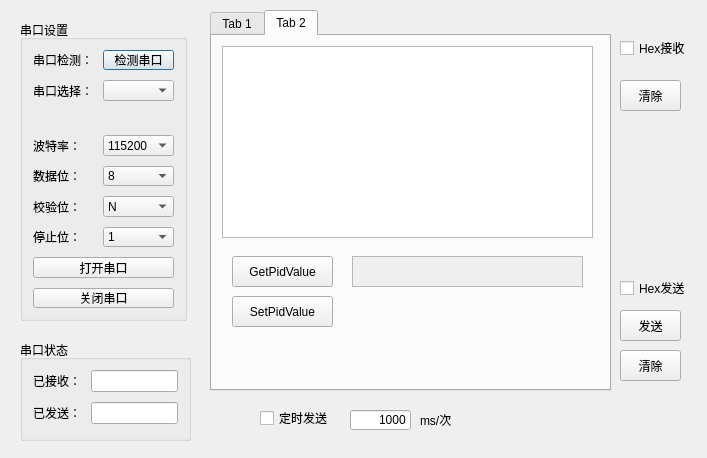
<?xml version="1.0" encoding="UTF-8"?>
<ui version="4.0">
 <class>Form</class>
 <widget class="QWidget" name="Form">
  <property name="geometry">
   <rect>
    <x>0</x>
    <y>0</y>
    <width>707</width>
    <height>458</height>
   </rect>
  </property>
  <property name="windowTitle">
   <string>Form</string>
  </property>
  <widget class="QGroupBox" name="formGroupBox">
   <property name="geometry">
    <rect>
     <x>20</x>
     <y>20</y>
     <width>167</width>
     <height>301</height>
    </rect>
   </property>
   <property name="title">
    <string>串口设置</string>
   </property>
   <layout class="QFormLayout" name="formLayout">
    <property name="horizontalSpacing">
     <number>10</number>
    </property>
    <property name="verticalSpacing">
     <number>10</number>
    </property>
    <property name="leftMargin">
     <number>10</number>
    </property>
    <property name="topMargin">
     <number>10</number>
    </property>
    <property name="rightMargin">
     <number>10</number>
    </property>
    <property name="bottomMargin">
     <number>10</number>
    </property>
    <item row="0" column="0">
     <widget class="QLabel" name="s1__lb_1">
      <property name="text">
       <string>串口检测：</string>
      </property>
     </widget>
    </item>
    <item row="0" column="1">
     <widget class="QPushButton" name="s1__box_1">
      <property name="text">
       <string>检测串口</string>
      </property>
      <property name="autoRepeatInterval">
       <number>100</number>
      </property>
      <property name="default">
       <bool>true</bool>
      </property>
     </widget>
    </item>
    <item row="1" column="0">
     <widget class="QLabel" name="s1__lb_2">
      <property name="text">
       <string>串口选择：</string>
      </property>
     </widget>
    </item>
    <item row="1" column="1">
     <widget class="QComboBox" name="s1__box_2"/>
    </item>
    <item row="3" column="0">
     <widget class="QLabel" name="s1__lb_3">
      <property name="text">
       <string>波特率：</string>
      </property>
     </widget>
    </item>
    <item row="3" column="1">
     <widget class="QComboBox" name="s1__box_3">
      <item>
       <property name="text">
        <string>115200</string>
       </property>
      </item>
      <item>
       <property name="text">
        <string>2400</string>
       </property>
      </item>
      <item>
       <property name="text">
        <string>4800</string>
       </property>
      </item>
      <item>
       <property name="text">
        <string>9600</string>
       </property>
      </item>
      <item>
       <property name="text">
        <string>14400</string>
       </property>
      </item>
      <item>
       <property name="text">
        <string>19200</string>
       </property>
      </item>
      <item>
       <property name="text">
        <string>38400</string>
       </property>
      </item>
      <item>
       <property name="text">
        <string>57600</string>
       </property>
      </item>
      <item>
       <property name="text">
        <string>76800</string>
       </property>
      </item>
      <item>
       <property name="text">
        <string>12800</string>
       </property>
      </item>
      <item>
       <property name="text">
        <string>230400</string>
       </property>
      </item>
      <item>
       <property name="text">
        <string>460800</string>
       </property>
      </item>
     </widget>
    </item>
    <item row="4" column="0">
     <widget class="QLabel" name="s1__lb_4">
      <property name="text">
       <string>数据位：</string>
      </property>
     </widget>
    </item>
    <item row="4" column="1">
     <widget class="QComboBox" name="s1__box_4">
      <item>
       <property name="text">
        <string>8</string>
       </property>
      </item>
      <item>
       <property name="text">
        <string>7</string>
       </property>
      </item>
      <item>
       <property name="text">
        <string>6</string>
       </property>
      </item>
      <item>
       <property name="text">
        <string>5</string>
       </property>
      </item>
     </widget>
    </item>
    <item row="5" column="0">
     <widget class="QLabel" name="s1__lb_5">
      <property name="text">
       <string>校验位：</string>
      </property>
     </widget>
    </item>
    <item row="5" column="1">
     <widget class="QComboBox" name="s1__box_5">
      <item>
       <property name="text">
        <string>N</string>
       </property>
      </item>
     </widget>
    </item>
    <item row="7" column="0" colspan="2">
     <widget class="QPushButton" name="open_button">
      <property name="text">
       <string>打开串口</string>
      </property>
     </widget>
    </item>
    <item row="8" column="0" colspan="2">
     <widget class="QPushButton" name="close_button">
      <property name="text">
       <string>关闭串口</string>
      </property>
     </widget>
    </item>
    <item row="6" column="0">
     <widget class="QLabel" name="s1__lb_6">
      <property name="text">
       <string>停止位：</string>
      </property>
     </widget>
    </item>
    <item row="6" column="1">
     <widget class="QComboBox" name="s1__box_6">
      <item>
       <property name="text">
        <string>1</string>
       </property>
      </item>
     </widget>
    </item>
    <item row="2" column="0" colspan="2">
     <widget class="QLabel" name="state_label">
      <property name="text">
       <string/>
      </property>
      <property name="textFormat">
       <enum>Qt::AutoText</enum>
      </property>
      <property name="scaledContents">
       <bool>true</bool>
      </property>
      <property name="alignment">
       <set>Qt::AlignRight|Qt::AlignTrailing|Qt::AlignVCenter</set>
      </property>
     </widget>
    </item>
   </layout>
  </widget>
  <widget class="QPushButton" name="s3__send_button">
   <property name="geometry">
    <rect>
     <x>620</x>
     <y>310</y>
     <width>61</width>
     <height>31</height>
    </rect>
   </property>
   <property name="text">
    <string>发送</string>
   </property>
  </widget>
  <widget class="QPushButton" name="s3__clear_button">
   <property name="geometry">
    <rect>
     <x>620</x>
     <y>350</y>
     <width>61</width>
     <height>31</height>
    </rect>
   </property>
   <property name="text">
    <string>清除</string>
   </property>
  </widget>
  <widget class="QGroupBox" name="formGroupBox">
   <property name="geometry">
    <rect>
     <x>20</x>
     <y>340</y>
     <width>171</width>
     <height>101</height>
    </rect>
   </property>
   <property name="title">
    <string>串口状态</string>
   </property>
   <layout class="QFormLayout" name="formLayout_2">
    <property name="horizontalSpacing">
     <number>10</number>
    </property>
    <property name="verticalSpacing">
     <number>10</number>
    </property>
    <property name="leftMargin">
     <number>10</number>
    </property>
    <property name="topMargin">
     <number>10</number>
    </property>
    <property name="rightMargin">
     <number>10</number>
    </property>
    <property name="bottomMargin">
     <number>10</number>
    </property>
    <item row="0" column="0">
     <widget class="QLabel" name="label">
      <property name="text">
       <string>已接收：</string>
      </property>
     </widget>
    </item>
    <item row="1" column="0">
     <widget class="QLabel" name="label_2">
      <property name="text">
       <string>已发送：</string>
      </property>
     </widget>
    </item>
    <item row="0" column="1">
     <widget class="QLineEdit" name="lineEdit"/>
    </item>
    <item row="1" column="1">
     <widget class="QLineEdit" name="lineEdit_2"/>
    </item>
   </layout>
  </widget>
  <widget class="QCheckBox" name="hex_send">
   <property name="geometry">
    <rect>
     <x>620</x>
     <y>280</y>
     <width>71</width>
     <height>16</height>
    </rect>
   </property>
   <property name="text">
    <string>Hex发送</string>
   </property>
  </widget>
  <widget class="QCheckBox" name="hex_receive">
   <property name="geometry">
    <rect>
     <x>620</x>
     <y>40</y>
     <width>71</width>
     <height>16</height>
    </rect>
   </property>
   <property name="text">
    <string>Hex接收</string>
   </property>
  </widget>
  <widget class="QPushButton" name="s2__clear_button">
   <property name="geometry">
    <rect>
     <x>620</x>
     <y>80</y>
     <width>61</width>
     <height>31</height>
    </rect>
   </property>
   <property name="text">
    <string>清除</string>
   </property>
  </widget>
  <widget class="QCheckBox" name="timer_send_cb">
   <property name="geometry">
    <rect>
     <x>260</x>
     <y>410</y>
     <width>71</width>
     <height>16</height>
    </rect>
   </property>
   <property name="text">
    <string>定时发送</string>
   </property>
  </widget>
  <widget class="QLineEdit" name="lineEdit_3">
   <property name="geometry">
    <rect>
     <x>350</x>
     <y>410</y>
     <width>61</width>
     <height>20</height>
    </rect>
   </property>
   <property name="text">
    <string>1000</string>
   </property>
   <property name="alignment">
    <set>Qt::AlignRight|Qt::AlignTrailing|Qt::AlignVCenter</set>
   </property>
  </widget>
  <widget class="QLabel" name="dw">
   <property name="geometry">
    <rect>
     <x>420</x>
     <y>410</y>
     <width>54</width>
     <height>20</height>
    </rect>
   </property>
   <property name="text">
    <string>ms/次</string>
   </property>
  </widget>
  <widget class="QTabWidget" name="tabWidget">
   <property name="geometry">
    <rect>
     <x>210</x>
     <y>10</y>
     <width>401</width>
     <height>381</height>
    </rect>
   </property>
   <property name="currentIndex">
    <number>1</number>
   </property>
   <widget class="QWidget" name="tab1">
    <attribute name="title">
     <string>Tab 1</string>
    </attribute>
    <widget class="QGroupBox" name="verticalGroupBox">
     <property name="geometry">
      <rect>
       <x>10</x>
       <y>10</y>
       <width>371</width>
       <height>241</height>
      </rect>
     </property>
     <property name="title">
      <string>接受区</string>
     </property>
     <layout class="QVBoxLayout" name="verticalLayout">
      <property name="leftMargin">
       <number>10</number>
      </property>
      <property name="topMargin">
       <number>10</number>
      </property>
      <property name="rightMargin">
       <number>10</number>
      </property>
      <property name="bottomMargin">
       <number>10</number>
      </property>
      <item>
       <widget class="QTextBrowser" name="s2__receive_text"/>
      </item>
     </layout>
    </widget>
    <widget class="QGroupBox" name="verticalGroupBox_2">
     <property name="geometry">
      <rect>
       <x>10</x>
       <y>260</y>
       <width>371</width>
       <height>81</height>
      </rect>
     </property>
     <property name="title">
      <string>发送区</string>
     </property>
     <layout class="QVBoxLayout" name="verticalLayout_2">
      <property name="leftMargin">
       <number>10</number>
      </property>
      <property name="topMargin">
       <number>10</number>
      </property>
      <property name="rightMargin">
       <number>10</number>
      </property>
      <property name="bottomMargin">
       <number>10</number>
      </property>
      <item>
       <widget class="QTextEdit" name="s3__send_text">
        <property name="html">
         <string>&lt;!DOCTYPE HTML PUBLIC &quot;-//W3C//DTD HTML 4.0//EN&quot; &quot;http://www.w3.org/TR/REC-html40/strict.dtd&quot;&gt;
&lt;html&gt;&lt;head&gt;&lt;meta name=&quot;qrichtext&quot; content=&quot;1&quot; /&gt;&lt;style type=&quot;text/css&quot;&gt;
p, li { white-space: pre-wrap; }
&lt;/style&gt;&lt;/head&gt;&lt;body style=&quot; font-family:'SimSun'; font-size:9pt; font-weight:400; font-style:normal;&quot;&gt;
&lt;p style=&quot; margin-top:0px; margin-bottom:0px; margin-left:0px; margin-right:0px; -qt-block-indent:0; text-indent:0px;&quot;&gt;123456&lt;/p&gt;&lt;/body&gt;&lt;/html&gt;</string>
        </property>
       </widget>
      </item>
     </layout>
    </widget>
   </widget>
   <widget class="QWidget" name="tab_2">
    <attribute name="title">
     <string>Tab 2</string>
    </attribute>
    <widget class="QTableView" name="tableView">
     <property name="geometry">
      <rect>
       <x>10</x>
       <y>10</y>
       <width>371</width>
       <height>192</height>
      </rect>
     </property>
    </widget>
    <widget class="QPushButton" name="GetPidValue">
     <property name="geometry">
      <rect>
       <x>20</x>
       <y>220</y>
       <width>101</width>
       <height>31</height>
      </rect>
     </property>
     <property name="text">
      <string>GetPidValue</string>
     </property>
    </widget>
    <widget class="QPushButton" name="SetPidValue">
     <property name="geometry">
      <rect>
       <x>20</x>
       <y>260</y>
       <width>101</width>
       <height>31</height>
      </rect>
     </property>
     <property name="text">
      <string>SetPidValue</string>
     </property>
    </widget>
    <widget class="QTextEdit" name="textPidCurSelect">
     <property name="enabled">
      <bool>false</bool>
     </property>
     <property name="geometry">
      <rect>
       <x>140</x>
       <y>220</y>
       <width>231</width>
       <height>31</height>
      </rect>
     </property>
    </widget>
   </widget>
  </widget>
 </widget>
 <resources/>
 <connections/>
</ui>
